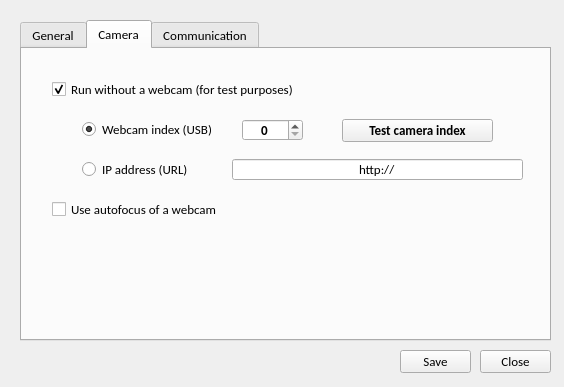
<?xml version="1.0" encoding="UTF-8"?>
<ui version="4.0">
 <class>MainWindow</class>
 <widget class="QMainWindow" name="MainWindow">
  <property name="geometry">
   <rect>
    <x>0</x>
    <y>0</y>
    <width>564</width>
    <height>387</height>
   </rect>
  </property>
  <property name="windowTitle">
   <string>Option Dialog</string>
  </property>
  <widget class="QWidget" name="centralwidget">
   <widget class="QPushButton" name="btn_save">
    <property name="geometry">
     <rect>
      <x>400</x>
      <y>350</y>
      <width>71</width>
      <height>23</height>
     </rect>
    </property>
    <property name="font">
     <font>
      <family>Calibri</family>
      <pointsize>10</pointsize>
      <weight>50</weight>
      <bold>false</bold>
     </font>
    </property>
    <property name="text">
     <string>Save</string>
    </property>
   </widget>
   <widget class="QPushButton" name="btn_close">
    <property name="geometry">
     <rect>
      <x>480</x>
      <y>350</y>
      <width>71</width>
      <height>23</height>
     </rect>
    </property>
    <property name="font">
     <font>
      <family>Calibri</family>
      <pointsize>10</pointsize>
      <weight>50</weight>
      <bold>false</bold>
     </font>
    </property>
    <property name="text">
     <string>Close</string>
    </property>
   </widget>
   <widget class="QTabWidget" name="tabWidget">
    <property name="enabled">
     <bool>true</bool>
    </property>
    <property name="geometry">
     <rect>
      <x>20</x>
      <y>20</y>
      <width>531</width>
      <height>321</height>
     </rect>
    </property>
    <property name="font">
     <font>
      <family>Calibri</family>
      <pointsize>10</pointsize>
      <weight>50</weight>
      <bold>false</bold>
     </font>
    </property>
    <property name="currentIndex">
     <number>1</number>
    </property>
    <widget class="QWidget" name="tab_gen">
     <attribute name="title">
      <string>General</string>
     </attribute>
     <widget class="QCheckBox" name="run_without_screen_check">
      <property name="enabled">
       <bool>true</bool>
      </property>
      <property name="geometry">
       <rect>
        <x>30</x>
        <y>150</y>
        <width>431</width>
        <height>20</height>
       </rect>
      </property>
      <property name="font">
       <font>
        <family>Calibri</family>
        <pointsize>10</pointsize>
        <weight>50</weight>
        <bold>false</bold>
       </font>
      </property>
      <property name="layoutDirection">
       <enum>Qt::LeftToRight</enum>
      </property>
      <property name="text">
       <string>Run without a screen - Enable or disable a live view screen</string>
      </property>
      <property name="checkable">
       <bool>true</bool>
      </property>
     </widget>
     <widget class="QCheckBox" name="save_aoi_image_check">
      <property name="enabled">
       <bool>true</bool>
      </property>
      <property name="geometry">
       <rect>
        <x>30</x>
        <y>210</y>
        <width>351</width>
        <height>20</height>
       </rect>
      </property>
      <property name="font">
       <font>
        <family>Calibri</family>
        <pointsize>10</pointsize>
        <weight>50</weight>
        <bold>false</bold>
       </font>
      </property>
      <property name="layoutDirection">
       <enum>Qt::LeftToRight</enum>
      </property>
      <property name="text">
       <string>Save AOI Save AOI images (for test purposes)</string>
      </property>
      <property name="checkable">
       <bool>true</bool>
      </property>
     </widget>
     <widget class="QLineEdit" name="tesseract_exe_loc_line">
      <property name="enabled">
       <bool>true</bool>
      </property>
      <property name="geometry">
       <rect>
        <x>190</x>
        <y>30</y>
        <width>321</width>
        <height>21</height>
       </rect>
      </property>
      <property name="text">
       <string>DEFAULT</string>
      </property>
      <property name="alignment">
       <set>Qt::AlignCenter</set>
      </property>
     </widget>
     <widget class="QLineEdit" name="tesseractocr_loc_line">
      <property name="enabled">
       <bool>true</bool>
      </property>
      <property name="geometry">
       <rect>
        <x>190</x>
        <y>90</y>
        <width>321</width>
        <height>21</height>
       </rect>
      </property>
      <property name="text">
       <string>DEFAULT</string>
      </property>
      <property name="alignment">
       <set>Qt::AlignCenter</set>
      </property>
     </widget>
     <widget class="QLabel" name="tesseract_exe_loc_lit">
      <property name="geometry">
       <rect>
        <x>30</x>
        <y>30</y>
        <width>151</width>
        <height>21</height>
       </rect>
      </property>
      <property name="font">
       <font>
        <family>Calibri</family>
        <pointsize>10</pointsize>
        <weight>50</weight>
        <bold>false</bold>
       </font>
      </property>
      <property name="text">
       <string>Tesseract.exe location</string>
      </property>
     </widget>
     <widget class="QLabel" name="tesseractocr_loc_lit">
      <property name="geometry">
       <rect>
        <x>30</x>
        <y>90</y>
        <width>151</width>
        <height>21</height>
       </rect>
      </property>
      <property name="font">
       <font>
        <family>Calibri</family>
        <pointsize>10</pointsize>
        <weight>50</weight>
        <bold>false</bold>
       </font>
      </property>
      <property name="text">
       <string>TesseractOCR location</string>
      </property>
     </widget>
    </widget>
    <widget class="QWidget" name="tab_cam">
     <property name="font">
      <font>
       <family>Calibri</family>
       <pointsize>10</pointsize>
       <weight>50</weight>
       <bold>false</bold>
      </font>
     </property>
     <attribute name="title">
      <string>Camera</string>
     </attribute>
     <widget class="QCheckBox" name="focus_auto_check">
      <property name="enabled">
       <bool>true</bool>
      </property>
      <property name="geometry">
       <rect>
        <x>30</x>
        <y>150</y>
        <width>321</width>
        <height>20</height>
       </rect>
      </property>
      <property name="font">
       <font>
        <family>Calibri</family>
        <pointsize>10</pointsize>
        <weight>50</weight>
        <bold>false</bold>
       </font>
      </property>
      <property name="layoutDirection">
       <enum>Qt::LeftToRight</enum>
      </property>
      <property name="text">
       <string>Use autofocus of a webcam</string>
      </property>
      <property name="checkable">
       <bool>true</bool>
      </property>
     </widget>
     <widget class="QSpinBox" name="webcam_index_box">
      <property name="enabled">
       <bool>true</bool>
      </property>
      <property name="geometry">
       <rect>
        <x>220</x>
        <y>70</y>
        <width>61</width>
        <height>22</height>
       </rect>
      </property>
      <property name="font">
       <font>
        <family>Calibri</family>
        <pointsize>10</pointsize>
        <weight>75</weight>
        <bold>true</bold>
       </font>
      </property>
      <property name="alignment">
       <set>Qt::AlignCenter</set>
      </property>
     </widget>
     <widget class="QCheckBox" name="run_without_webcam_check">
      <property name="enabled">
       <bool>true</bool>
      </property>
      <property name="geometry">
       <rect>
        <x>30</x>
        <y>30</y>
        <width>321</width>
        <height>20</height>
       </rect>
      </property>
      <property name="font">
       <font>
        <family>Calibri</family>
        <pointsize>10</pointsize>
        <weight>50</weight>
        <bold>false</bold>
       </font>
      </property>
      <property name="layoutDirection">
       <enum>Qt::LeftToRight</enum>
      </property>
      <property name="text">
       <string>Run without a webcam (for test purposes)</string>
      </property>
      <property name="checkable">
       <bool>true</bool>
      </property>
      <property name="checked">
       <bool>true</bool>
      </property>
     </widget>
     <widget class="QPushButton" name="btn_camera_index">
      <property name="enabled">
       <bool>true</bool>
      </property>
      <property name="geometry">
       <rect>
        <x>320</x>
        <y>70</y>
        <width>151</width>
        <height>23</height>
       </rect>
      </property>
      <property name="font">
       <font>
        <family>Calibri</family>
        <pointsize>10</pointsize>
        <weight>75</weight>
        <bold>true</bold>
       </font>
      </property>
      <property name="layoutDirection">
       <enum>Qt::RightToLeft</enum>
      </property>
      <property name="text">
       <string>Test camera index</string>
      </property>
     </widget>
     <widget class="QRadioButton" name="rb_webcam_index">
      <property name="enabled">
       <bool>true</bool>
      </property>
      <property name="geometry">
       <rect>
        <x>60</x>
        <y>70</y>
        <width>141</width>
        <height>21</height>
       </rect>
      </property>
      <property name="text">
       <string>Webcam index (USB)</string>
      </property>
      <property name="checked">
       <bool>true</bool>
      </property>
     </widget>
     <widget class="QRadioButton" name="rb_ip_stream">
      <property name="enabled">
       <bool>true</bool>
      </property>
      <property name="geometry">
       <rect>
        <x>60</x>
        <y>110</y>
        <width>141</width>
        <height>21</height>
       </rect>
      </property>
      <property name="text">
       <string>IP address (URL)</string>
      </property>
     </widget>
     <widget class="QLineEdit" name="camera_url">
      <property name="enabled">
       <bool>true</bool>
      </property>
      <property name="geometry">
       <rect>
        <x>210</x>
        <y>110</y>
        <width>291</width>
        <height>21</height>
       </rect>
      </property>
      <property name="text">
       <string>http://</string>
      </property>
      <property name="alignment">
       <set>Qt::AlignCenter</set>
      </property>
     </widget>
    </widget>
    <widget class="QWidget" name="tab_comm">
     <property name="enabled">
      <bool>true</bool>
     </property>
     <attribute name="title">
      <string>Communication</string>
     </attribute>
     <widget class="QCheckBox" name="None">
      <property name="enabled">
       <bool>true</bool>
      </property>
      <property name="geometry">
       <rect>
        <x>30</x>
        <y>30</y>
        <width>291</width>
        <height>20</height>
       </rect>
      </property>
      <property name="font">
       <font>
        <family>Calibri</family>
        <pointsize>10</pointsize>
        <weight>50</weight>
        <bold>false</bold>
       </font>
      </property>
      <property name="layoutDirection">
       <enum>Qt::LeftToRight</enum>
      </property>
      <property name="text">
       <string>None                                                                    </string>
      </property>
      <property name="checkable">
       <bool>true</bool>
      </property>
     </widget>
    </widget>
   </widget>
  </widget>
 </widget>
 <resources/>
 <connections/>
</ui>
